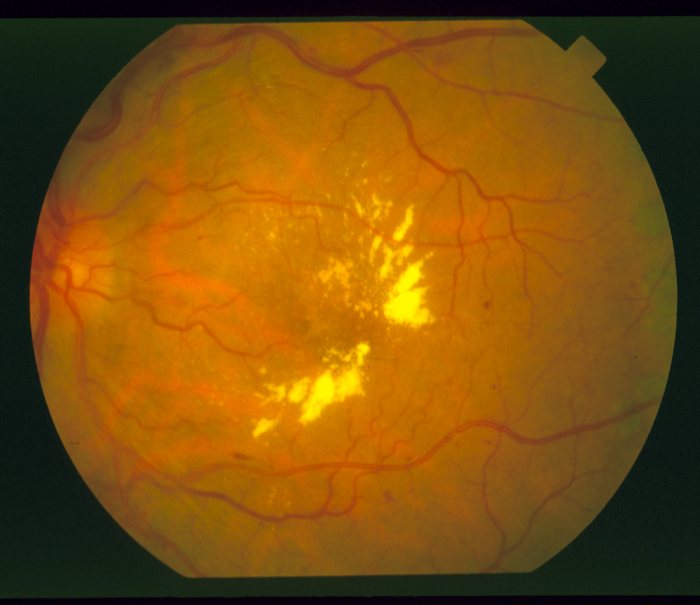
#> input picture images/im0001.ppm, 700 x 605 px, given in place of im0163.ppm, which was not available
$ jupyter execute --allow-errors DnoOka.ipynb   (text cells are left out)
#> lines starting #> are read from the running program, lines starting #| are printed output that depends on the picture; pictures that were not available may be replaced by others from this repository, and a replacement may not be noted
#> the sliders are set to file = <module 'ipywidgets.Dropdown_'
[cell 1]
import scipy.signal as signal
import numpy as np
import matplotlib.pyplot as plt
import matplotlib.ticker as ticker
import matplotlib
import imageio
import cv2
import skimage.draw
from skimage import io, feature, color, feature, filters, draw
import math
import sys
import ipywidgets as widgets
from ipywidgets import interact
import os
np.set_printoptions(threshold=sys.maxsize)
from skimage.filters.edges import convolve
import skimage.morphology as mp
from skimage.morphology import square
from skimage.filters import frangi, hessian, sobel

from sklearn import metrics, ensemble
from sklearn.model_selection import cross_val_score
from sklearn.utils import resample
import functools
import operator
import pandas as pd

# [99 lines left out: functions img_green2gray, img_green2gray_limit, compare, compare_2, compare_3, apply_mask and 1 more, not called in this run]

[cell 2]
directory = 'images'
images = widgets.Dropdown(options=os.listdir(directory))

# Updates the image options based on directory value
def update_images(*args):
    images.options = os.listdir(directory.value)

def show_images(file):
    img = imageio.imread(f'images/{file}').astype('uint8')
    plt.imshow(img)
#> (the rest of this cell did not finish here and is left out)

#> (a cell that did not finish here is left out)

[cell 4]
tp=[]
#> tp = []
tn=[]
fp=[]
fn=[]
masks=[]
#> (the rest of this cell did not finish here and is left out)

[cell 5]
print(tp)
print(tn)
print(fp)
print(fn)

[cell 6]
accuracy=[]
sensitivity=[]
specificity=[]
for i in range(len(tp)):
    accuracy.append((tp[i]+tn[i])/(tp[i]+tn[i]+fp[i]+fn[i]))
    sensitivity.append(tp[i]/(tp[i]+fn[i]))
    specificity.append(tn[i]/(tn[i]+fp[i]))
#> this loop made 0 passes
#> after the loop, accuracy = []; sensitivity = []; specificity = []

#> (a cell that did not finish here is left out)

#> (a cell that did not finish here is left out)

[cell 9]
def normalize(img):
    return img / np.max(img)

def calc_contrast(val, lo, hi):
    if val < lo:
        return 0
    if val > hi:
        return 1
    return (val - lo)/(hi - lo)


def contrast_image(img, low, high):
    res = [[calc_contrast(x, low, high) for x in y] for y in img]
    return np.array(res)


def threshold(img, threshpoint):
    return np.array([[1 if x >= threshpoint else 0 for x in y] for y in img])


# [9 lines left out: function apply_mask, not called in this run]

def load_img(img_num, directory):
    if img_num < 10:
        img_num = f"im000{img_num}"
    elif img_num < 100:
        img_num = f"im00{img_num}"
    else:
        img_num = f"im0{img_num}"
    if directory == 'photos':
        return np.array(color.rgb2gray(io.imread(f'images/{img_num}.ppm')))
    elif directory == 'labels':
        return np.array(io.imread(f'labels/{img_num}.vk.ppm'))


img_num = 163
img = load_img(img_num, 'photos') #default picture
#> in load_img, `return np.array(color.rgb2gray(io.imread(f'images/{img_num}.ppm')))`:
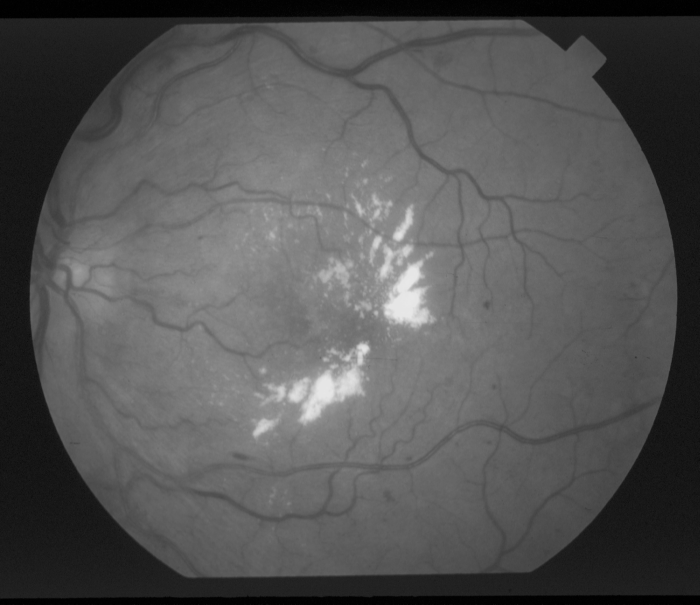
#> returned value: shape (605, 700) float64; min 0.000283, max 0.911, mean 0.334
#> the sliders are set to file = <module 'ipywidgets.Dropdown_'
slice_size = 8
#plt.imshow(img)

[cell 10]
directory = 'images'
images = widgets.Dropdown(options=os.listdir(directory))
# Updates the image options based on directory value
def update_images(*args):
    images.options = os.listdir(directory.value)

def show_images(file):
    img = imageio.imread(f'images/{file}').astype('uint8')
    plt.imshow(img)
#> (the rest of this cell did not finish here and is left out)

[cell 11]
#Prepare dataframe
def increase_contrast(img):
    nonzero_photo = img[np.nonzero(img)]
    percentiles = np.percentile(nonzero_photo,(2, 99))
    return contrast_image(img, percentiles[0], percentiles[1])

def detect_edges(img):
    img_sobel = filters.sobel(img)
    perc = np.percentile(img_sobel, (1, 99))
    return contrast_image(img_sobel, perc[0], perc[1])

# [5 lines left out: function apply_morphology, not called in this run]

def flatten(arr):
    return functools.reduce(operator.iconcat, arr, [])

# [12 lines left out: function print_evaluation_summary, not called in this run]


def round_to_slice_size(dim):
    return slice_size * ((dim-slice_size) // slice_size)

def slice_image(image, step):
    slices = []

    for r in range(0, round_to_slice_size(image.shape[0]), step):
        for c in range(0, round_to_slice_size(image.shape[1]), step):
            slices.append(image[r:r+slice_size, c:c+slice_size])

    return slices

def to_hu_moments(imgs):
    hu_list = []
    for img in imgs:
        moments = cv2.moments(np.vectorize(float)(img))
        hu_moments = cv2.HuMoments(moments)
        hu_list.append(flatten(hu_moments))

    return pd.DataFrame(hu_list)

def reshape_labels(labels, shape):
    return labels.reshape(round_to_slice_size(shape[0]), round_to_slice_size(shape[1]))

def preprocess(img):
    img = normalize(img)
    img = increase_contrast(img)
    img = detect_edges(img)
    return img

def take_samples(img, step):
    slices = slice_image(img, step)
    slices = [flatten(slice) for slice in slices]
    slices = np.append(slices, to_hu_moments(slices), axis=1)
    return pd.DataFrame(slices)

def label_samples(img, step):
    slices = slice_image(img, step)
    central_pixels = [np.round(slice[slice_size//2][slice_size//2]) for slice in slices]
    return pd.DataFrame(central_pixels)

def prepare_data(i, slice_step):
    x_img = load_img(i, 'photos')
    y_img = load_img(i, 'labels')
    x_img = preprocess(x_img)
    y_img = normalize(y_img)
    samples = take_samples(x_img, slice_step)
    labels = label_samples(y_img, slice_step)
    return samples.assign(label = labels)

# [6 lines left out: function downsample, not called in this run]

frames = []
#> frames = []
training_images = [1,2,3,4,5,44,77,81,82]
#> (the rest of this cell did not finish here and is left out)

#> call 3 of load_img, with img_num = 1, directory = 'labels'
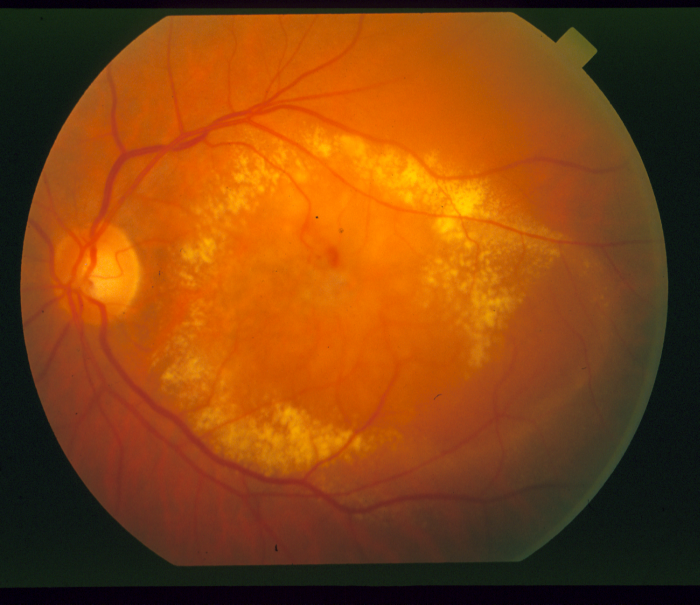
#> input picture images/im0002.ppm, 700 x 605 px, given in place of im0001.vk.ppm, which was not available
#> in load_img, returned value is the input picture: shape (605, 700, 3); mean R, G, B 131.7, 68.2, 16.3
#> in increase_contrast, `percentiles = np.percentile(nonzero_photo,(2, 99))`: percentiles = [0.0113, 0.809]
#> in contrast_image, `res = [[calc_contrast(x, low, high) for x in y] for y in img]`: res = 605 items
#> in contrast_image, `return np.array(res)`:
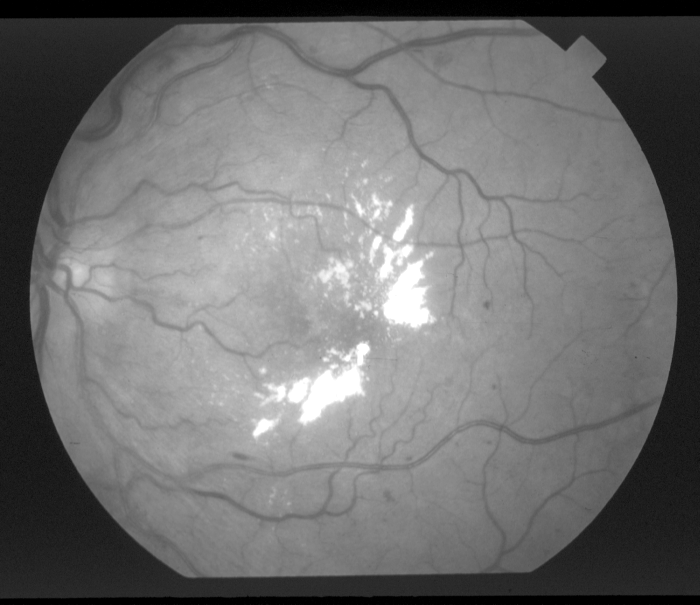
#> returned value: shape (605, 700) float64; min 0, max 1, mean 0.444
#> in detect_edges, `img_sobel = filters.sobel(img)`:
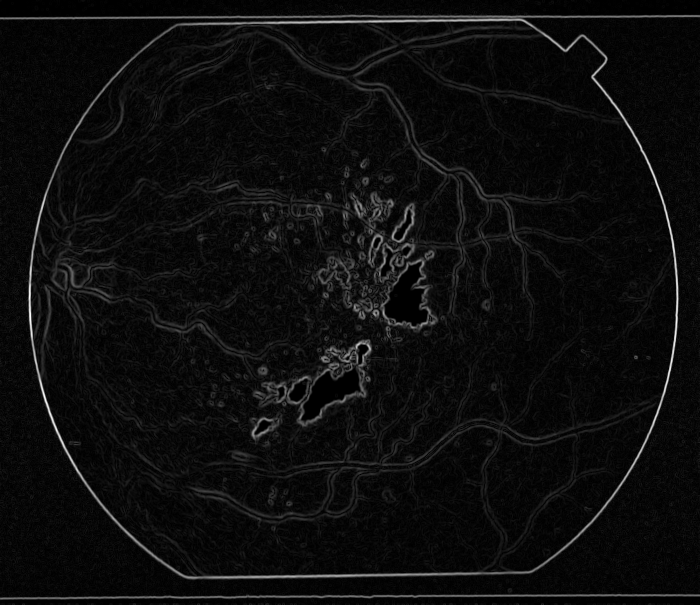
#> img_sobel: shape (605, 700) float64; min 0, max 0.257, mean 0.0136; drawn with min black and max white
#> in detect_edges, `perc = np.percentile(img_sobel, (1, 99))`: perc = [0, 0.115]
#> call 2 of contrast_image, with low = 0, high = 0.115
#> in contrast_image (call 2), `return np.array(res)`:
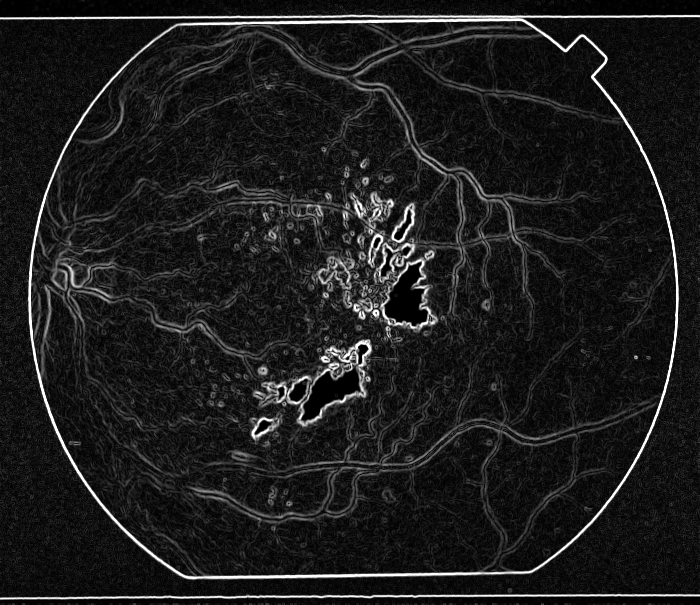
#> returned value: shape (605, 700) float64; min 0, max 1, mean 0.115
#> after the loop in slice_image, `for r in range(0, round_to_slice_size(image.shape[0]), step):`: slices = 11385 items
#> the loop in to_hu_moments, `for img in imgs:` made 11385 passes
#> hu_moments on passes 5, 15, 17: [1312.2, 1721820.9, 1731389, 1731389, 3e+12, 2.27e+09, 0], [332.7, 110693, 1865088, 1865088, 3.48e+12, 620525060, 0], [498.1, 248091, 3577233.4, 3577233.4, 1.28e+13, 1.78e+09, 0]
#> in prepare_data, `samples = take_samples(x_img, slice_step)`: samples = table of 11385 rows and 71 columns
#> in label_samples, `slices = slice_image(img, step)`: slices = 11385 items
#> in label_samples, `central_pixels = [np.round(slice[slice_size//2][slice_size//2]) for sl..`: central_pixels = 11385 items, first 6: [0, 0, 0], [0, 0, 0], [0, 0, 0], [0, 0, 0], [0, 0, 0], [0, 0, 0]
#> in prepare_data, `labels = label_samples(y_img, slice_step)`: labels = table of 11385 rows and 3 columns
    df = downsample(df)
    frames.append(df)
training_df = pd.concat(frames)
